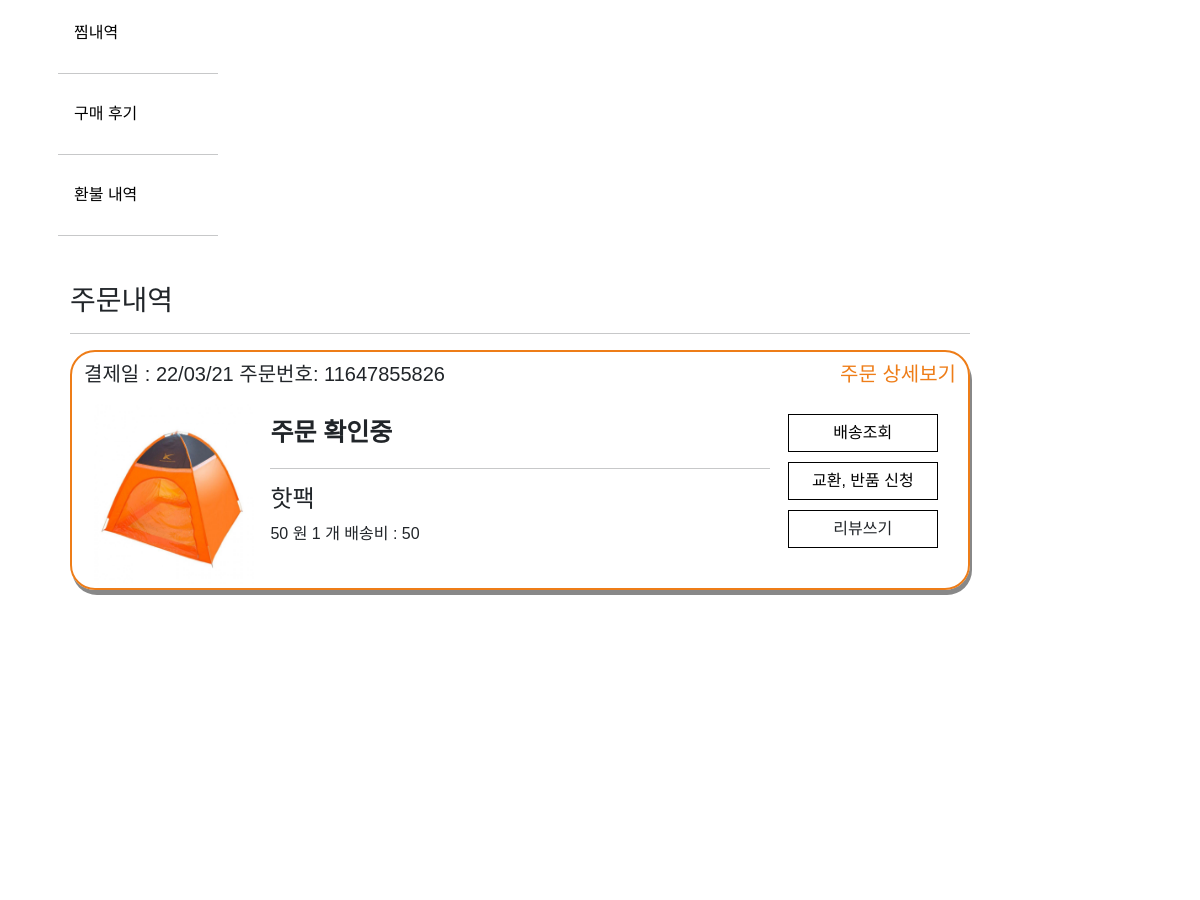
/mypage/orderhistory/ (signed in, middle part), run on an earlier commit of the app's database.
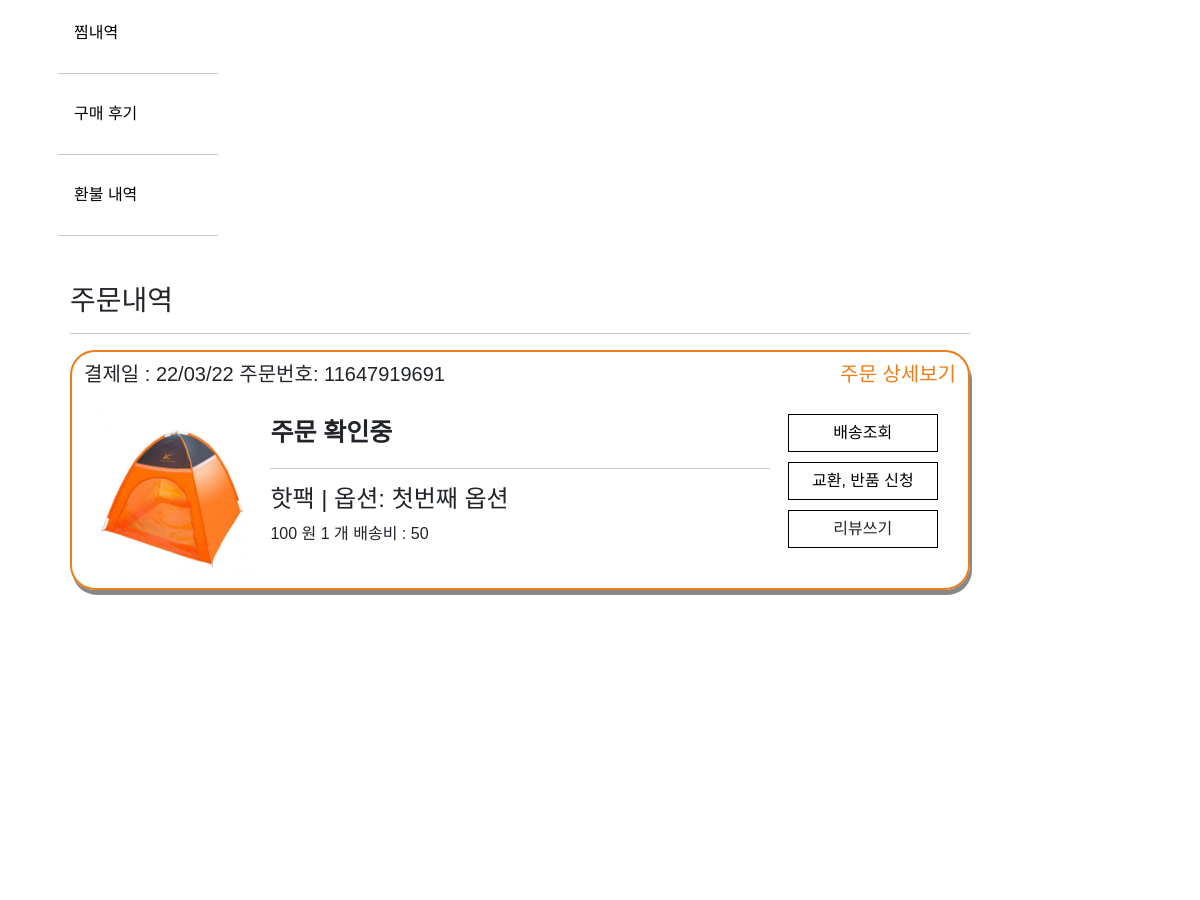
And on a later commit of the database.
### store/models.py (models this page shows, shortened)
class OrderItem(models.Model):
    product = models.ForeignKey(Product, on_delete=models.SET_NULL, null=True)
    order = models.ForeignKey(Order, on_delete=models.SET_NULL, null=True, blank=True)
    orderHistory = models.ForeignKey(OrderHistory, on_delete=models.SET_NULL, null=True)
    deliver_state = models.CharField(max_length=200, null=True, blank=True)
    quantity = models.IntegerField(default=0, null=True, blank=True)
    date_added = models.DateTimeField(auto_now_add=True)
    item_option_bool = models.BooleanField(default=False, blank=False, null=True)
    deliver_company = models.CharField(max_length=200, null=True, blank=True)
    track_number = models.IntegerField(null=True, blank=True)
    @property
    def get_all_option_name(self):
        orderOptions = self.orderitemoption_set.all()  # 해당 order의 자식 가져와서
        data = ""
        for name in orderOptions:
            data += name.get_option_name + ", "
        data = data.strip(', ')
        return data
    @property  # 배송비
    def get_delivery_price(self):
        return self.product.shipment_price
    @property  # 옵션 포함 가격
    def get_all_total(self):
        total = self.product.price_discount * self.quantity
        orderOptions = self.orderitemoption_set.all()  # 해당 order의 자식 가져와서
        total += sum([item.get_total for item in orderOptions])  # 다더함함
        return total

class OrderHistory(models.Model):
    customer = models.ForeignKey(Customer, on_delete=models.SET_NULL, null=True, blank=True)
    order_name = models.CharField(max_length=200, null=True, blank=True)
    date_ordered = models.DateTimeField(auto_now_add=True)
    date_completed = models.DateTimeField(null=True, blank=True)
    track_number = models.IntegerField(null=True, blank=True)
    payment_state = models.BooleanField(default=False)
    shipping_fee = models.IntegerField(null=True, blank=True)
    order_number = models.IntegerField(null=True, blank=True)
    email = models.EmailField(null=True, blank=True)
    total_fee = models.IntegerField(null=True, blank=True)
    post_code = models.CharField(max_length=200, null=True, blank=True)
    recipent_address1 = models.CharField(max_length=200, null=False)
    recipent_address2 = models.CharField(max_length=200, null=False)
    recipent_number = models.CharField(max_length=50, null=False)
    recipent_name = models.CharField(max_length=50, null=False)
    order_request = models.CharField(max_length=100, null=False)
    orderer_number = models.CharField(max_length=100, null=False)
    orderer_name = models.CharField(max_length=100, null=False)
    receipt_url = models.CharField(max_length=500, null=True, blank=True)
    status = models.CharField(max_length=100, null=True, blank=True)
    emb_pg_provider = models.CharField(max_length=100, null=True, blank=True)
    imp_uid = models.CharField(max_length=100, null=True, blank=True)
    pay_method = models.CharField(max_length=100, null=True, blank=True)

class Product(models.Model):
    product_name = models.CharField(max_length=200)
    price = models.FloatField(null=False, blank=False)
    image_detail = models.ImageField(null=True, blank=True)
    image_title = models.ImageField(null=True, blank=True)
    image_introduce = models.ImageField(null=True, blank=True)
    seller_code = models.CharField(max_length=50, null=False, blank=False)
    price_discount = models.FloatField(null=True)
    discount = models.IntegerField(null=True)
    stock = models.IntegerField()
    first_title = models.CharField(max_length=200)
    second_title = models.CharField(max_length=200)
    shipment_price = models.IntegerField(blank=True)
    hash_tag = models.CharField(max_length=200)
    option_bool = models.BooleanField(default=False, blank=False, null=True)
    collection_tag = models.CharField(max_length=200, null=True)
    item_company = models.CharField(null=False, max_length=200)
    product_status = models.BooleanField(default=False, blank=False, null=True)

class OrderItemOption(models.Model):
    order_item_option = models.ForeignKey(OrderItem, on_delete=models.CASCADE, null=True)
    product_option = models.ForeignKey(ProductOption, on_delete=models.CASCADE, null=True)
    quantity = models.IntegerField(default=0, null=True, blank=True)
    @property
    def get_option_name(self):
        return self.product_option.option_name
    @property
    def get_total(self):
        total = self.product_option.option_price * self.quantity
        return total

class ProductOption(models.Model):
    product = models.ForeignKey(Product, on_delete=models.CASCADE, null=True)
    option_name = models.CharField(max_length=200)
    option_seller_code = models.CharField(max_length=50, null=False, blank=False)
    option_price = models.FloatField(null=False, blank=False)
    option_stock = models.IntegerField()
    option_status = models.BooleanField(default=False, blank=False, null=True)

### store/views.py (the view)
# urls.py: path('mypage/orderhistory/', views.orderhistory, name="orderhistory"),
@login_required(login_url='account_login')
def orderhistory(request):
    customer = request.user.customer
    orderHistory = OrderHistory.objects.filter(customer=customer).order_by('-date_completed')
    orderItem = []
    for order in orderHistory:
        orderItem += order.orderitem_set.all()
    context = {'orderHistory': orderHistory, 'orderItem': orderItem}
    return render(request, 'mypage/orderhistory.html', context)

### store/templates/mypage/orderhistory.html (shortened to what this page needs)
{% extends 'store/mypage.html' %}
{% load static %}
{% block mypage %}
    <div class="container" style=" height: 90rem">
        <div class="item">
            <h3>주문내역</h3>
            <hr>
        </div>
        {% for item in orderItem %}
            {% if item.deliver_state != "refunded" %}
                <div class=" container" id="rcorners2" style=" height: 15rem;">
                    <div class="item" style="padding-top: 10px">
                        <div><h5>결제일 : {{ item.orderHistory.date_completed | date:'y/m/d' }}
                            주문번호: {{ item.orderHistory.order_number }} <a class="orderlist-detail"
                                                                          href="{% url 'orderdetail' item.orderHistory.order_number item.product.seller_code %}"
                                                                          style="float: right">주문 상세보기</a></h5>
                        </div>
                    </div>
                    <div class="item" style="padding: 10px; height: 200px">
                        <div class="container-orderlist" style="flex-direction: row;">
                            <div class="item-orderlist-picture">
                                <img style="width: 160px; height: 180px"
                                     src={{ item.product.image_title.url }}  alt="..."/>
                            </div>
                            <div class="item-orderlist-info" style=" margin: 10px;">
                                {% if item.deliver_state == "checking" %}
                                    <span style="font-size: 25px; "><b>주문 확인중</b></span>
                                {% elif item.deliver_state == "delivering" %}
                                    <span style="font-size: 25px; "><b>배송중 </b> 송장번호 : 2354456456></span>
                                {% elif item.deliver_state == "delivered" %}
                                    <span style="font-size: 25px; "><b>도착 </b> 송장번호 : 2354456456</span>
                                {% endif %}
                                <hr>
                                {% if item.item_option_bool == True %}
                                    <h4>{{ item.product.product_name }} | 옵션: {{ item.get_all_option_name }}</h4>
                                {% else %}
                                    <h4>{{ item.product.product_name }}</h4>
                                {% endif %}
                                <span>{{ item.get_all_total | floatformat:0 }} 원 <span> {{ item.quantity }} 개</span> 배송비 : {{ item.get_delivery_price }}</span>
                            </div>
                            <div class="item-orderlist-button">
                                <div class="center-orderlist-option">
                                    <a class="nav-link-mypage btn"
                                       style="border-style: groove; border-color: black; width: 150px" href="/">배송조회</a>
                                </div>
                                <div class="center-orderlist-option">
                                    <a class="nav-link-mypage btn"
                                       style="border-style: groove; border-color: black; width: 150px"
                                       href="{% url 'cs' item.orderHistory.order_number item.product.seller_code %} ">교환,
                                        반품 신청</a>
                                </div>
                                <div class="center-orderlist-option">
                                    <a class="nav-link-mypage btn"
                                       style="border-style: groove; border-color: black; width: 150px"
                                       onclick="reviewButton({{ item.orderHistory.order_number }},{{ item.product.seller_code }}, '{{ item.deliver_state }}')">리뷰쓰기</a>
                                </div>
                            </div>
                        </div>
                    </div>
                </div>
            {% endif %}
        {% endfor %}
    </div>
{% endblock mypage %}

What changed in the data, as far as the page shows it:
removed OrderItem: orderHistory.date_completed "22/03/21", orderHistory.order_number "11647855826", product.image_title (picture), deliver_state "주문 확인중", product.product_name "핫팩", get_all_total "50", quantity "1", get_delivery_price "50"
added OrderItem: orderHistory.date_completed "22/03/22", orderHistory.order_number "11647919691", product.image_title (picture), deliver_state "주문 확인중", product.product_name "핫팩", get_all_option_name "첫번째 옵션", get_all_total "100", quantity "1", get_delivery_price "50"
